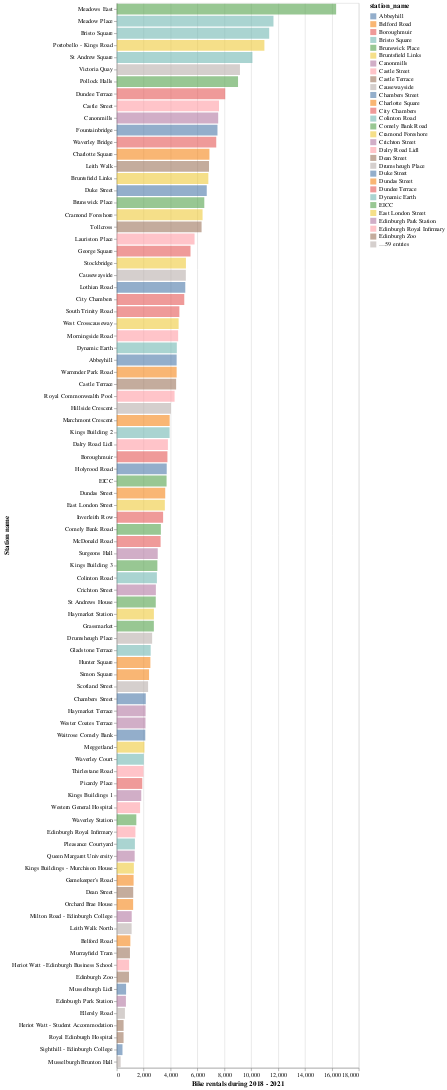

The cell this chart's notebook holds for it:
### Code cell
# Alternative in altair (only bike rentals, without returns)

alt.Chart(df_mobility).mark_bar(opacity=0.6).encode(
    y = alt.Y(
        "station_name", 
        sort = '-x',
        axis=alt.Axis(title = "Station name")),
    x = alt.X(
        "num_of_rentals",
        axis=alt.Axis(title ="Bike rentals during 2018 - 2021")),
    color = "station_name" 
)

### Figure 1 — Vega-Lite specification as saved in the notebook (floating-point values rounded to 4 significant figures)
{"config": {"view": {"continuousWidth": 400, "continuousHeight": 300}}, "data": {"name": "data-4886d0a9a99222e66cee8b1d24630d58"}, "mark": {"type": "bar", "opacity": 0.6}, "encoding": {"color": {"field": "station_name", "type": "nominal"}, "x": {"axis": {"title": "Bike rentals during 2018 - 2021"}, "field": "num_of_rentals", "type": "quantitative"}, "y": {"axis": {"title": "Station name"}, "field": "station_name", "sort": "-x", "type": "nominal"}}, "$schema": "https://vega.github.io/schema/vega-lite/v4.17.0.json", "datasets": {"data-4886d0a9a99222e66cee8b1d24630d58": [{"station_name": "Meadows East", "num_of_rentals": 16317, "num_of_returns": 14341, "num_of_rentals_per_day": 13.37, "num_of_returns_per_day": 11.75, "bike_mobility_per_day": 1.62}, {"station_name": "Meadow Place", "num_of_rentals": 11656, "num_of_returns": 9255, "num_of_rentals_per_day": 9.55, "num_of_returns_per_day": 7.59, "bike_mobility_per_day": 1.96}, {"station_name": "Bristo Square", "num_of_rentals": 11338, "num_of_returns": 7090, "num_of_rentals_per_day": 9.29, "num_of_returns_per_day": 5.81, "bike_mobility_per_day": 3.48}, {"station_name": "Portobello - Kings Road", "num_of_rentals": 10981, "num_of_returns": 15734, "num_of_rentals_per_day": 9.0, "num_of_returns_per_day": 12.9, "bike_mobility_per_day": -3.9}, {"station_name": "St Andrew Square", "num_of_rentals": 10092, "num_of_returns": 7465, "num_of_rentals_per_day": 8.27, "num_of_returns_per_day": 6.12, "bike_mobility_per_day": 2.15}, {"station_name": "Victoria Quay", "num_of_rentals": 9162, "num_of_returns": 13507, "num_of_rentals_per_day": 7.51, "num_of_returns_per_day": 11.07, "bike_mobility_per_day": -3.56}, {"station_name": "Pollock Halls", "num_of_rentals": 9020, "num_of_returns": 6263, "num_of_rentals_per_day": 7.39, "num_of_returns_per_day": 5.13, "bike_mobility_per_day": 2.26}, {"station_name": "Dundee Terrace", "num_of_rentals": 8066, "num_of_returns": 8272, "num_of_rentals_per_day": 6.61, "num_of_returns_per_day": 6.78, "bike_mobility_per_day": -0.17}, {"station_name": "Castle Street", "num_of_rentals": 7605, "num_of_returns": 6722, "num_of_rentals_per_day": 6.23, "num_of_returns_per_day": 5.51, "bike_mobility_per_day": 0.72}, {"station_name": "Canonmills", "num_of_rentals": 7544, "num_of_returns": 10254, "num_of_rentals_per_day": 6.18, "num_of_returns_per_day": 8.4, "bike_mobility_per_day": -2.22}, {"station_name": "Fountainbridge", "num_of_rentals": 7491, "num_of_returns": 6817, "num_of_rentals_per_day": 6.14, "num_of_returns_per_day": 5.59, "bike_mobility_per_day": 0.55}, {"station_name": "Waverley Bridge", "num_of_rentals": 7400, "num_of_returns": 7768, "num_of_rentals_per_day": 6.07, "num_of_returns_per_day": 6.37, "bike_mobility_per_day": -0.3}, {"station_name": "Charlotte Square", "num_of_rentals": 6892, "num_of_returns": 4407, "num_of_rentals_per_day": 5.65, "num_of_returns_per_day": 3.61, "bike_mobility_per_day": 2.04}, {"station_name": "Leith Walk", "num_of_rentals": 6861, "num_of_returns": 10033, "num_of_rentals_per_day": 5.62, "num_of_returns_per_day": 8.22, "bike_mobility_per_day": -2.6}, {"station_name": "Bruntsfield Links", "num_of_rentals": 6811, "num_of_returns": 4305, "num_of_rentals_per_day": 5.58, "num_of_returns_per_day": 3.53, "bike_mobility_per_day": 2.05}, {"station_name": "Duke Street", "num_of_rentals": 6693, "num_of_returns": 10618, "num_of_rentals_per_day": 5.49, "num_of_returns_per_day": 8.7, "bike_mobility_per_day": -3.21}, {"station_name": "Brunswick Place", "num_of_rentals": 6511, "num_of_returns": 7497, "num_of_rentals_per_day": 5.34, "num_of_returns_per_day": 6.15, "bike_mobility_per_day": -0.81}, {"station_name": "Cramond Foreshore", "num_of_rentals": 6382, "num_of_returns": 7819, "num_of_rentals_per_day": 5.23, "num_of_returns_per_day": 6.41, "bike_mobility_per_day": -1.18}, {"station_name": "Tollcross", "num_of_rentals": 6309, "num_of_returns": 6154, "num_of_rentals_per_day": 5.17, "num_of_returns_per_day": 5.04, "bike_mobility_per_day": 0.13}, {"station_name": "Lauriston Place", "num_of_rentals": 5786, "num_of_returns": 3490, "num_of_rentals_per_day": 4.74, "num_of_returns_per_day": 2.86, "bike_mobility_per_day": 1.88}, {"station_name": "George Square", "num_of_rentals": 5485, "num_of_returns": 5517, "num_of_rentals_per_day": 4.5, "num_of_returns_per_day": 4.52, "bike_mobility_per_day": -0.02}, {"station_name": "Stockbridge", "num_of_rentals": 5144, "num_of_returns": 7119, "num_of_rentals_per_day": 4.22, "num_of_returns_per_day": 5.84, "bike_mobility_per_day": -1.62}, {"station_name": "Causewayside", "num_of_rentals": 5138, "num_of_returns": 4769, "num_of_rentals_per_day": 4.21, "num_of_returns_per_day": 3.91, "bike_mobility_per_day": 0.3}, {"station_name": "Lothian Road", "num_of_rentals": 5097, "num_of_returns": 3772, "num_of_rentals_per_day": 4.18, "num_of_returns_per_day": 3.09, "bike_mobility_per_day": 1.09}, {"station_name": "City Chambers", "num_of_rentals": 5021, "num_of_returns": 2458, "num_of_rentals_per_day": 4.12, "num_of_returns_per_day": 2.01, "bike_mobility_per_day": 2.11}, {"station_name": "South Trinity Road", "num_of_rentals": 4657, "num_of_returns": 5882, "num_of_rentals_per_day": 3.82, "num_of_returns_per_day": 4.82, "bike_mobility_per_day": -1.0}, {"station_name": "West Crosscauseway", "num_of_rentals": 4601, "num_of_returns": 3471, "num_of_rentals_per_day": 3.77, "num_of_returns_per_day": 2.85, "bike_mobility_per_day": 0.92}, {"station_name": "Morningside Road", "num_of_rentals": 4566, "num_of_returns": 5290, "num_of_rentals_per_day": 3.74, "num_of_returns_per_day": 4.34, "bike_mobility_per_day": -0.6}, {"station_name": "Dynamic Earth", "num_of_rentals": 4466, "num_of_returns": 5645, "num_of_rentals_per_day": 3.66, "num_of_returns_per_day": 4.63, "bike_mobility_per_day": -0.97}, {"station_name": "Abbeyhill", "num_of_rentals": 4454, "num_of_returns": 5152, "num_of_rentals_per_day": 3.65, "num_of_returns_per_day": 4.22, "bike_mobility_per_day": -0.57}, {"station_name": "Warrender Park Road", "num_of_rentals": 4454, "num_of_returns": 3532, "num_of_rentals_per_day": 3.65, "num_of_returns_per_day": 2.9, "bike_mobility_per_day": 0.75}, {"station_name": "Castle Terrace", "num_of_rentals": 4415, "num_of_returns": 3624, "num_of_rentals_per_day": 3.62, "num_of_returns_per_day": 2.97, "bike_mobility_per_day": 0.65}, {"station_name": "Royal Commonwealth Pool", "num_of_rentals": 4300, "num_of_returns": 3811, "num_of_rentals_per_day": 3.52, "num_of_returns_per_day": 3.12, "bike_mobility_per_day": 0.4}, {"station_name": "Hillside Crescent", "num_of_rentals": 4029, "num_of_returns": 4903, "num_of_rentals_per_day": 3.3, "num_of_returns_per_day": 4.02, "bike_mobility_per_day": -0.72}, {"station_name": "Marchmont Crescent", "num_of_rentals": 3935, "num_of_returns": 2969, "num_of_rentals_per_day": 3.23, "num_of_returns_per_day": 2.43, "bike_mobility_per_day": 0.8}, {"station_name": "Kings Building 2", "num_of_rentals": 3930, "num_of_returns": 4445, "num_of_rentals_per_day": 3.22, "num_of_returns_per_day": 3.64, "bike_mobility_per_day": -0.42}, {"station_name": "Dalry Road Lidl", "num_of_rentals": 3803, "num_of_returns": 4467, "num_of_rentals_per_day": 3.12, "num_of_returns_per_day": 3.66, "bike_mobility_per_day": -0.54}, {"station_name": "Boroughmuir", "num_of_rentals": 3768, "num_of_returns": 4120, "num_of_rentals_per_day": 3.09, "num_of_returns_per_day": 3.38, "bike_mobility_per_day": -0.29}, {"station_name": "Holyrood Road", "num_of_rentals": 3716, "num_of_returns": 4118, "num_of_rentals_per_day": 3.05, "num_of_returns_per_day": 3.38, "bike_mobility_per_day": -0.33}, {"station_name": "EICC", "num_of_rentals": 3705, "num_of_returns": 3035, "num_of_rentals_per_day": 3.04, "num_of_returns_per_day": 2.49, "bike_mobility_per_day": 0.55}, {"station_name": "Dundas Street", "num_of_rentals": 3604, "num_of_returns": 4639, "num_of_rentals_per_day": 2.95, "num_of_returns_per_day": 3.8, "bike_mobility_per_day": -0.85}, {"station_name": "East London Street", "num_of_rentals": 3576, "num_of_returns": 3796, "num_of_rentals_per_day": 2.93, "num_of_returns_per_day": 3.11, "bike_mobility_per_day": -0.18}, {"station_name": "Inverleith Row", "num_of_rentals": 3447, "num_of_returns": 4788, "num_of_rentals_per_day": 2.83, "num_of_returns_per_day": 3.92, "bike_mobility_per_day": -1.09}, {"station_name": "Comely Bank Road", "num_of_rentals": 3281, "num_of_returns": 4632, "num_of_rentals_per_day": 2.69, "num_of_returns_per_day": 3.8, "bike_mobility_per_day": -1.11}, {"station_name": "McDonald Road", "num_of_rentals": 3261, "num_of_returns": 3736, "num_of_rentals_per_day": 2.67, "num_of_returns_per_day": 3.06, "bike_mobility_per_day": -0.39}, {"station_name": "Surgeons Hall", "num_of_rentals": 3047, "num_of_returns": 2131, "num_of_rentals_per_day": 2.5, "num_of_returns_per_day": 1.75, "bike_mobility_per_day": 0.75}, {"station_name": "Kings Building 3", "num_of_rentals": 3020, "num_of_returns": 2877, "num_of_rentals_per_day": 2.48, "num_of_returns_per_day": 2.36, "bike_mobility_per_day": 0.12}, {"station_name": "Colinton Road", "num_of_rentals": 2984, "num_of_returns": 2181, "num_of_rentals_per_day": 2.45, "num_of_returns_per_day": 1.79, "bike_mobility_per_day": 0.66}, {"station_name": "Crichton Street", "num_of_rentals": 2909, "num_of_returns": 2549, "num_of_rentals_per_day": 2.38, "num_of_returns_per_day": 2.09, "bike_mobility_per_day": 0.29}, {"station_name": "St Andrews House", "num_of_rentals": 2901, "num_of_returns": 1787, "num_of_rentals_per_day": 2.38, "num_of_returns_per_day": 1.46, "bike_mobility_per_day": 0.92}, {"station_name": "Haymarket Station", "num_of_rentals": 2761, "num_of_returns": 2633, "num_of_rentals_per_day": 2.26, "num_of_returns_per_day": 2.16, "bike_mobility_per_day": 0.1}, {"station_name": "Grassmarket", "num_of_rentals": 2759, "num_of_returns": 2751, "num_of_rentals_per_day": 2.26, "num_of_returns_per_day": 2.25, "bike_mobility_per_day": 0.01}, {"station_name": "Drumsheugh Place", "num_of_rentals": 2630, "num_of_returns": 2410, "num_of_rentals_per_day": 2.16, "num_of_returns_per_day": 1.98, "bike_mobility_per_day": 0.18}, {"station_name": "Gladstone Terrace", "num_of_rentals": 2523, "num_of_returns": 2407, "num_of_rentals_per_day": 2.07, "num_of_returns_per_day": 1.97, "bike_mobility_per_day": 0.1}, {"station_name": "Hunter Square", "num_of_rentals": 2501, "num_of_returns": 2332, "num_of_rentals_per_day": 2.05, "num_of_returns_per_day": 1.91, "bike_mobility_per_day": 0.14}, {"station_name": "Simon Square", "num_of_rentals": 2401, "num_of_returns": 2348, "num_of_rentals_per_day": 1.97, "num_of_returns_per_day": 1.92, "bike_mobility_per_day": 0.05}, {"station_name": "Scotland Street", "num_of_rentals": 2330, "num_of_returns": 2482, "num_of_rentals_per_day": 1.91, "num_of_returns_per_day": 2.03, "bike_mobility_per_day": -0.12}, {"station_name": "Chambers Street", "num_of_rentals": 2158, "num_of_returns": 1327, "num_of_rentals_per_day": 1.77, "num_of_returns_per_day": 1.09, "bike_mobility_per_day": 0.68}, {"station_name": "Haymarket Terrace", "num_of_rentals": 2144, "num_of_returns": 2098, "num_of_rentals_per_day": 1.76, "num_of_returns_per_day": 1.72, "bike_mobility_per_day": 0.04}, {"station_name": "Wester Coates Terrace", "num_of_rentals": 2137, "num_of_returns": 2295, "num_of_rentals_per_day": 1.75, "num_of_returns_per_day": 1.88, "bike_mobility_per_day": -0.13}, {"station_name": "Waitrose Comely Bank", "num_of_rentals": 2121, "num_of_returns": 2572, "num_of_rentals_per_day": 1.74, "num_of_returns_per_day": 2.11, "bike_mobility_per_day": -0.37}, {"station_name": "Meggetland", "num_of_rentals": 2058, "num_of_returns": 2755, "num_of_rentals_per_day": 1.69, "num_of_returns_per_day": 2.26, "bike_mobility_per_day": -0.57}, {"station_name": "Waverley Court", "num_of_rentals": 2010, "num_of_returns": 2075, "num_of_rentals_per_day": 1.65, "num_of_returns_per_day": 1.7, "bike_mobility_per_day": -0.05}, {"station_name": "Thirlestane Road", "num_of_rentals": 1989, "num_of_returns": 1366, "num_of_rentals_per_day": 1.63, "num_of_returns_per_day": 1.12, "bike_mobility_per_day": 0.51}, {"station_name": "Picardy Place", "num_of_rentals": 1898, "num_of_returns": 1468, "num_of_rentals_per_day": 1.56, "num_of_returns_per_day": 1.2, "bike_mobility_per_day": 0.36}, {"station_name": "Kings Buildings 1", "num_of_rentals": 1823, "num_of_returns": 1849, "num_of_rentals_per_day": 1.49, "num_of_returns_per_day": 1.52, "bike_mobility_per_day": -0.03}, {"station_name": "Western General Hospital", "num_of_rentals": 1735, "num_of_returns": 2006, "num_of_rentals_per_day": 1.42, "num_of_returns_per_day": 1.64, "bike_mobility_per_day": -0.22}, {"station_name": "Waverley Station", "num_of_rentals": 1455, "num_of_returns": 1216, "num_of_rentals_per_day": 1.19, "num_of_returns_per_day": 1.0, "bike_mobility_per_day": 0.19}, {"station_name": "Edinburgh Royal Infirmary", "num_of_rentals": 1387, "num_of_returns": 1659, "num_of_rentals_per_day": 1.14, "num_of_returns_per_day": 1.36, "bike_mobility_per_day": -0.22}, {"station_name": "Pleasance Courtyard", "num_of_rentals": 1349, "num_of_returns": 1358, "num_of_rentals_per_day": 1.11, "num_of_returns_per_day": 1.11, "bike_mobility_per_day": 0.0}, {"station_name": "Queen Margaret University", "num_of_rentals": 1332, "num_of_returns": 1341, "num_of_rentals_per_day": 1.09, "num_of_returns_per_day": 1.1, "bike_mobility_per_day": -0.01}, {"station_name": "Kings Buildings - Murchison House", "num_of_rentals": 1271, "num_of_returns": 1283, "num_of_rentals_per_day": 1.04, "num_of_returns_per_day": 1.05, "bike_mobility_per_day": -0.01}, {"station_name": "Gamekeeper's Road", "num_of_rentals": 1252, "num_of_returns": 1286, "num_of_rentals_per_day": 1.03, "num_of_returns_per_day": 1.05, "bike_mobility_per_day": -0.02}, {"station_name": "Dean Street", "num_of_rentals": 1224, "num_of_returns": 1394, "num_of_rentals_per_day": 1.0, "num_of_returns_per_day": 1.14, "bike_mobility_per_day": -0.14}, {"station_name": "Orchard Brae House", "num_of_rentals": 1218, "num_of_returns": 1263, "num_of_rentals_per_day": 1.0, "num_of_returns_per_day": 1.04, "bike_mobility_per_day": -0.04}, {"station_name": "Milton Road - Edinburgh College", "num_of_rentals": 1112, "num_of_returns": 1432, "num_of_rentals_per_day": 0.91, "num_of_returns_per_day": 1.17, "bike_mobility_per_day": -0.26}, {"station_name": "Leith Walk North", "num_of_rentals": 1106, "num_of_returns": 1508, "num_of_rentals_per_day": 0.91, "num_of_returns_per_day": 1.24, "bike_mobility_per_day": -0.33}, {"station_name": "Belford Road", "num_of_rentals": 1011, "num_of_returns": 959, "num_of_rentals_per_day": 0.83, "num_of_returns_per_day": 0.79, "bike_mobility_per_day": 0.04}, {"station_name": "Murrayfield Tram", "num_of_rentals": 980, "num_of_returns": 1087, "num_of_rentals_per_day": 0.8, "num_of_returns_per_day": 0.89, "bike_mobility_per_day": -0.09}, {"station_name": "Heriot Watt - Edinburgh Business School", "num_of_rentals": 919, "num_of_returns": 940, "num_of_rentals_per_day": 0.75, "num_of_returns_per_day": 0.77, "bike_mobility_per_day": -0.02}, {"station_name": "Edinburgh Zoo", "num_of_rentals": 912, "num_of_returns": 930, "num_of_rentals_per_day": 0.75, "num_of_returns_per_day": 0.76, "bike_mobility_per_day": -0.01}, {"station_name": "Musselburgh Lidl", "num_of_rentals": 694, "num_of_returns": 821, "num_of_rentals_per_day": 0.57, "num_of_returns_per_day": 0.67, "bike_mobility_per_day": -0.1}, {"station_name": "Edinburgh Park Station", "num_of_rentals": 681, "num_of_returns": 785, "num_of_rentals_per_day": 0.56, "num_of_returns_per_day": 0.64, "bike_mobility_per_day": -0.08}, {"station_name": "Ellersly Road", "num_of_rentals": 607, "num_of_returns": 606, "num_of_rentals_per_day": 0.5, "num_of_returns_per_day": 0.5, "bike_mobility_per_day": 0.0}, {"station_name": "Heriot Watt - Student Accommodation", "num_of_rentals": 507, "num_of_returns": 415, "num_of_rentals_per_day": 0.42, "num_of_returns_per_day": 0.34, "bike_mobility_per_day": 0.08}, {"station_name": "Royal Edinburgh Hospital", "num_of_rentals": 505, "num_of_returns": 418, "num_of_rentals_per_day": 0.41, "num_of_returns_per_day": 0.34, "bike_mobility_per_day": 0.07}, {"station_name": "Sighthill - Edinburgh College", "num_of_rentals": 425, "num_of_returns": 576, "num_of_rentals_per_day": 0.35, "num_of_returns_per_day": 0.47, "bike_mobility_per_day": -0.12}, {"station_name": "Musselburgh Brunton Hall", "num_of_rentals": 290, "num_of_returns": 369, "num_of_rentals_per_day": 0.24, "num_of_returns_per_day": 0.3, "bike_mobility_per_day": -0.06}]}}
